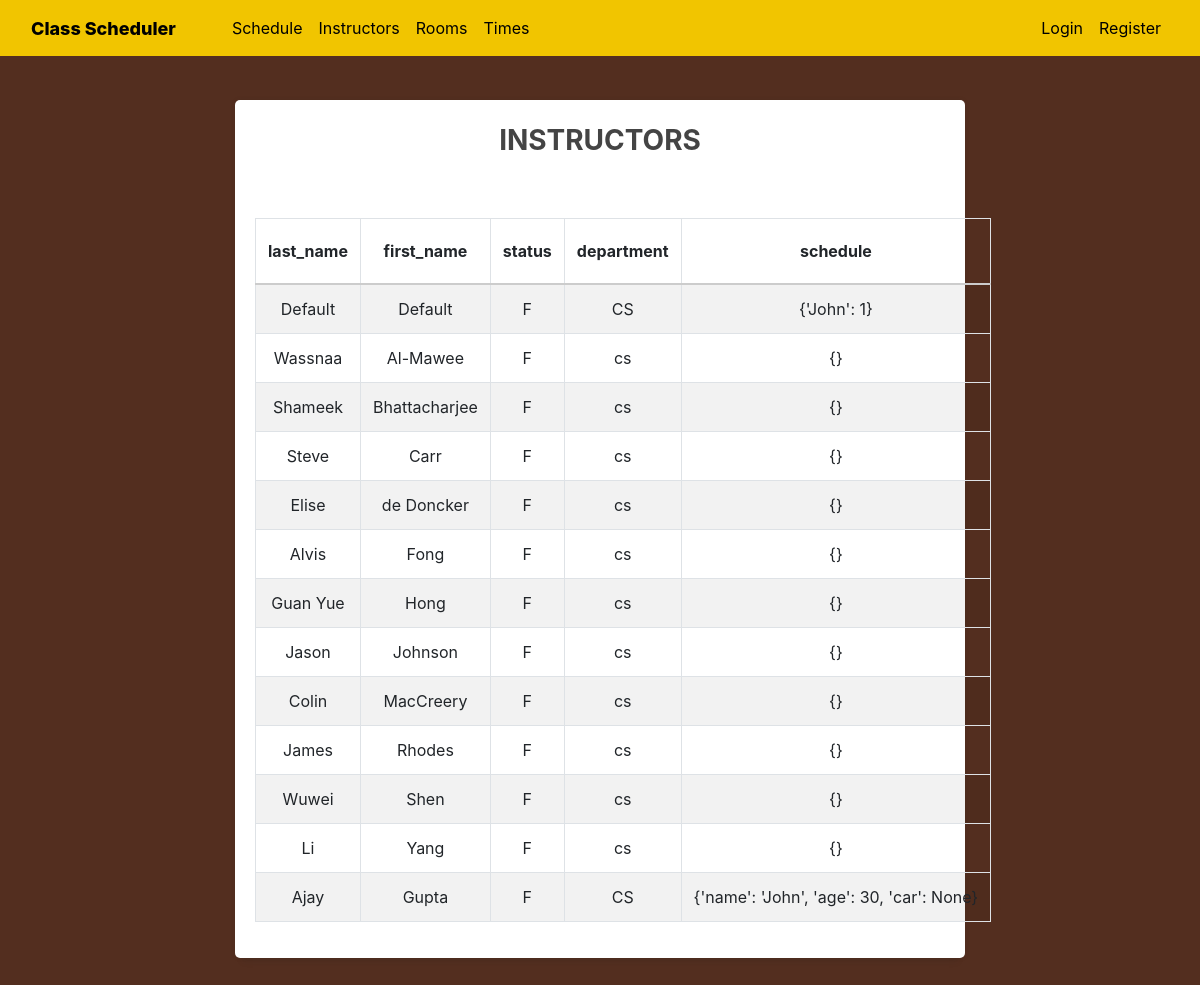
Page /instructors on the committed database.
### scheduler/models.py (models this page shows)
class Instructors(models.Model):  # Instructors table
    last_name = models.TextField()
    first_name = models.TextField()
    status = models.CharField(max_length=2)
    department = models.CharField(max_length=4)
    schedule = models.JSONField()

### scheduler/views.py (the view)
# urls.py: path("instructors", views.instructor_page, name="scheduler-instructors"),
def instructor_page(request):
    context = {
        'input': Instructors.objects.all(),
        'col': fields(Instructors)[1:]
    }
    return render(request, 'scheduler/instructors.html', context)

### scheduler/models.py (called while the page is built)
def fields(self):
    return [f.name for f in self._meta.fields + self._meta.many_to_many]

### scheduler/templates/scheduler/instructors.html (shortened to what this page needs)
{%extends 'scheduler/base.html' %}
{% load static %}
{% block page_css%}
<link
  rel="stylesheet"
  type="text/css"
  href="{% static 'scheduler/home.css' %}"
/>
{% endblock page_css%}
{% block content %}
<div class="container mt-100">
    <div class="row">
        <div class="col-md-8 mx-auto">
            <div class="card">
                <h3 class="card-header text-center font-weight-bold text-uppercase py-4">Instructors</h3>
                    <div class="card-body">
                        <div id="table" class="table-editable">
                            <table class="table table-bordered table-responsive-md table-striped text-center">
                            <thead>
                                <tr>
                                    {% for y in col %}
                                        <th>{{y}}</th>
                                    {% endfor %}
                                </tr>
                            </thead>
                            <tbody>
                                {% for x in input %}
                                <tr>
                                    <td class="pt-3-half" contenteditable="true"> {{ x.first_name }} </td>
                                    <td class="pt-3-half" contenteditable="true"> {{ x.last_name }} </td>
                                    <td class="pt-3-half" contenteditable="true"> {{ x.status }} </td>
                                    <td class="pt-3-half" contenteditable="true"> {{ x.department }} </td>
                                    <td class="pt-3-half" contenteditable="true"> {{ x.schedule }} </td> {% comment %} need to fix this to display json properly {% endcomment %}
                                </tr>
                                {% endfor %}
                            </tbody>
                        </table>
                    </div>
                </div>
            </div>
        </div>
    </div>
</div>
{% endblock content %}

### scheduler/static/scheduler/base.css (style rules this page uses)
body { background: rgb(83,46,31); color: #333333; margin-top: 5rem; }
h1, h2, h3, h4, h5, h6 { color: #444444; }

### scheduler/static/scheduler/home.css (style rules this page uses)
.mt-100 { margin-top: 100px }
.card { border-radius: 5px; -webkit-box-shadow: 0 0 5px 0 rgba(43, 43, 43, 0.1), 0 11px 6px -7px rgba(43, 43, 43, 0.1); box-shadow: 0 0 5px 0 rgba(43, 43, 43, 0.1), 0 11px 6px -7px rgba(43, 43, 43, 0.1); border: none; margin-bottom: 30px; -webkit-transition: all 0.3s ease-in-out; transition: all 0.3s ease-in-out }
.card .card-header { background-color: transparent; border-bottom: none; padding: 20px; position: relative }
.table>thead>tr>th { border-bottom-color: #ccc }
.table th { padding: 1.25rem 0.75rem }
td, th { white-space: nowrap }

### rows in the picture
Instructors: first_name "Default", last_name "Default", status "F", department "CS", schedule "{'John': 1}"
Instructors: first_name "Wassnaa", last_name "Al-Mawee", status "F", department "cs", schedule "{}"
Instructors: first_name "Shameek", last_name "Bhattacharjee", status "F", department "cs", schedule "{}"
Instructors: first_name "Steve", last_name "Carr", status "F", department "cs", schedule "{}"
Instructors: first_name "Elise", last_name "de Doncker", status "F", department "cs", schedule "{}"
Instructors: first_name "Alvis", last_name "Fong", status "F", department "cs", schedule "{}"
Instructors: first_name "Guan Yue", last_name "Hong", status "F", department "cs", schedule "{}"
Instructors: first_name "Jason", last_name "Johnson", status "F", department "cs", schedule "{}"
Instructors: first_name "Colin", last_name "MacCreery", status "F", department "cs", schedule "{}"
Instructors: first_name "James", last_name "Rhodes", status "F", department "cs", schedule "{}"
Instructors: first_name "Wuwei", last_name "Shen", status "F", department "cs", schedule "{}"
Instructors: first_name "Li", last_name "Yang", status "F", department "cs", schedule "{}"
Instructors: first_name "Ajay", last_name "Gupta", status "F", department "CS", schedule "{'name': 'John', 'age': 30, 'car': None}"

### other values in the picture
{{ y }} "last_name" "first_name" "status" "department" "schedule"
